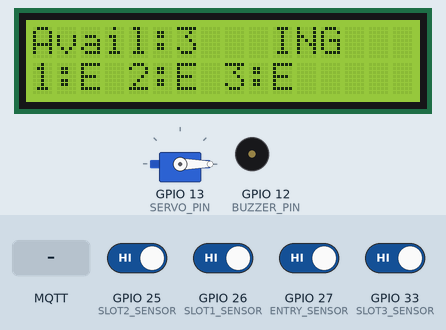
Recording of a sketch running on a simulated ESP32. On the bench: servo, 16×2 character LCD, buzzer (waves = sounding). The test bench sets the inputs (shaded band); at power-on: GPIO 25 (SLOT2_SENSOR), GPIO 26 (SLOT1_SENSOR), GPIO 27 (ENTRY_SENSOR), GPIO 33 (SLOT3_SENSOR) HIGH. WiFi joins after 1.5 s; servers stay silent unless stated; random numbers use the default seed unless the sketch sets one; no MQTT or app messages arrive unless stated.

Above: at 2.7 s.
2.8 s: GPIO 27 (ENTRY_SENSOR) driven LOW
At 3.9 s:
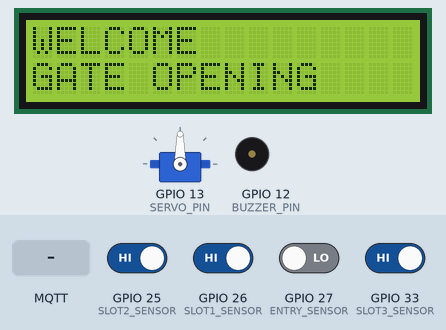
4.6 s: GPIO 25 (SLOT2_SENSOR) driven LOW
At 7.3 s:
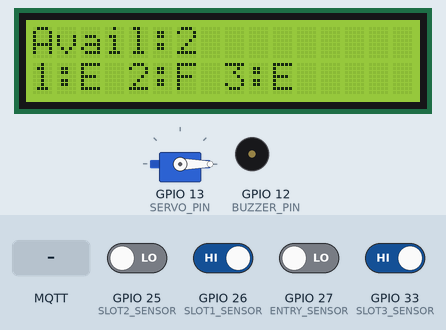
7.6 s: GPIO 26 (SLOT1_SENSOR) driven LOW
At 8.5 s:
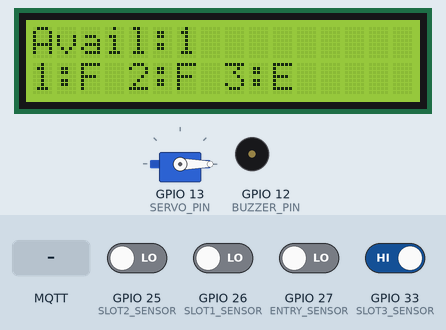
9.3 s: GPIO 33 (SLOT3_SENSOR) driven LOW
At 10.6 s:
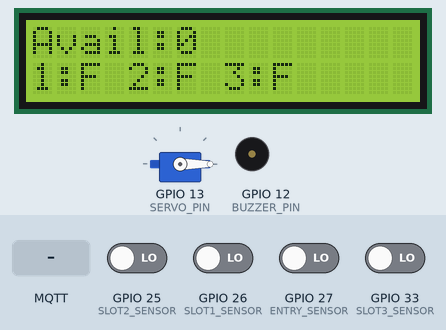
10.9 s: GPIO 25 (SLOT2_SENSOR) driven HIGH
At 11.6 s:
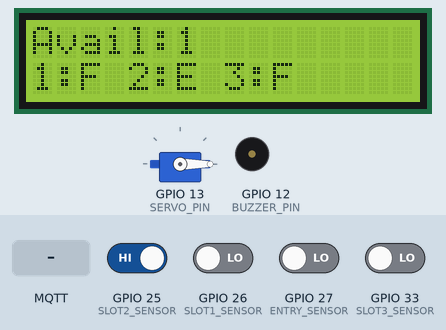
12.5 s: MQTT message "book" arrives on the second subscribed topic
At 12.75 s:
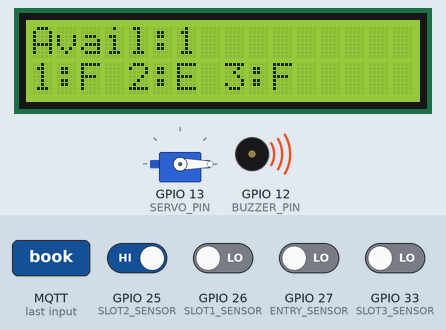
Timing chart, 0 to 15.3 s (numbered marks = the images above; inputs shaded):
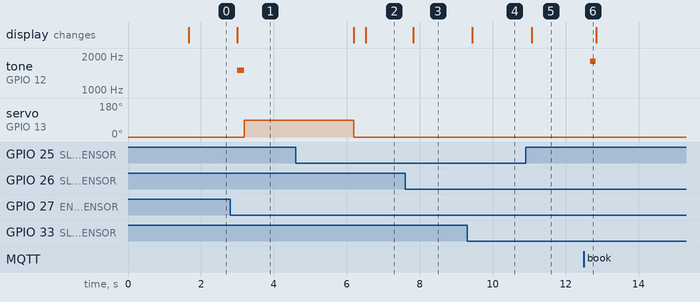

The sketch:

Car_parking_arduino.ino
```cpp
#include <Wire.h>
#include <LiquidCrystal_I2C.h>
#include <ESP32Servo.h>
#include <WiFi.h>
#include <PubSubClient.h>

// Wi-Fi and MQTT Network Configuration
const char* ssid = "Meera's S24";
const char* password = "200meera";
const char* mqtt_server = "broker.hivemq.com";

WiFiClient espClient;
PubSubClient client(espClient);
LiquidCrystal_I2C lcd(0x27, 16, 2);
Servo gate;

// Hardware Pin Definitions
#define ENTRY_SENSOR 27
#define SLOT1_SENSOR 26
#define SLOT2_SENSOR 25
#define SLOT3_SENSOR 33
#define SERVO_PIN 13
#define BUZZER_PIN 12

bool entryTriggered = false;

// Hardware Tracking States: 'E' = Empty, 'F' = Full (Occupied), 'R' = Reserved
char slot1_status = 'E';
char slot2_status = 'E';
char slot3_status = 'E';

void setup() {
  Serial.begin(115200);
  pinMode(ENTRY_SENSOR, INPUT);
  pinMode(SLOT1_SENSOR, INPUT);
  pinMode(SLOT2_SENSOR, INPUT);
  pinMode(SLOT3_SENSOR, INPUT);

  gate.attach(SERVO_PIN);
  gate.write(0); // Ensure gate starts closed

  ledcAttach(BUZZER_PIN, 2000, 8);

  lcd.init();
  lcd.backlight();
  lcd.setCursor(0, 0);
  lcd.print("SMART PARKING");
  lcd.setCursor(0, 1);
  lcd.print("SYSTEM READY");

  WiFi.begin(ssid, password);
  while (WiFi.status() != WL_CONNECTED) { delay(500); }

  client.setServer(mqtt_server, 1883);
  client.setCallback(callback); // Link the incoming web reservation handler
}

// Handles Incoming Web Reservation Commands
void callback(char* topic, byte* payload, unsigned int length) {
  String message = "";
  for (int i = 0; i < length; i++) { message += (char)payload[i]; }
  String topicStr = String(topic);

  // Sound buzzer to confirm incoming web command handshake
  ledcWriteTone(BUZZER_PIN, 1800);
  delay(150);
  ledcWriteTone(BUZZER_PIN, 0);

  if (topicStr == "idp/parking/reserve1") {
    if (message == "book") slot1_status = 'R';
    else if (message == "release") slot1_status = 'E';
  }
  if (topicStr == "idp/parking/reserve2") {
    if (message == "book") slot2_status = 'R';
    else if (message == "release") slot2_status = 'E';
  }
  if (topicStr == "idp/parking/reserve3") {
    if (message == "book") slot3_status = 'R';
    else if (message == "release") slot3_status = 'E';
  }
}

void reconnect() {
  while (!client.connected()) {
    String clientId = "ESP32_SmartPark_" + String(random(0, 9999));
    if (client.connect(clientId.c_str())) {
      // Subscribe to web dashboard reservation channels
      client.subscribe("idp/parking/reserve1");
      client.subscribe("idp/parking/reserve2");
      client.subscribe("idp/parking/reserve3");
    } else {
      delay(2000);
    }
  }
}

void loop() {
  if (!client.connected()) { reconnect(); }
  client.loop();

  // Read infrared slot proximity levels
  int r1 = digitalRead(SLOT1_SENSOR);
  int r2 = digitalRead(SLOT2_SENSOR);
  int r3 = digitalRead(SLOT3_SENSOR);

  // Physical occupancy takes logic priority over a digital reservation
  if (r1 == LOW) { slot1_status = 'F'; client.publish("idp/parking/slot1", "occupied"); }
  else if (slot1_status == 'F') { slot1_status = 'E'; client.publish("idp/parking/slot1", "free"); }
  else if (slot1_status == 'R') { client.publish("idp/parking/slot1", "reserved"); }
  else { client.publish("idp/parking/slot1", "free"); }

  if (r2 == LOW) { slot2_status = 'F'; client.publish("idp/parking/slot2", "occupied"); }
  else if (slot2_status == 'F') { slot2_status = 'E'; client.publish("idp/parking/slot2", "free"); }
  else if (slot2_status == 'R') { client.publish("idp/parking/slot2", "reserved"); }
  else { client.publish("idp/parking/slot2", "free"); }

  if (r3 == LOW) { slot3_status = 'F'; client.publish("idp/parking/slot3", "occupied"); }
  else if (slot3_status == 'F') { slot3_status = 'E'; client.publish("idp/parking/slot3", "free"); }
  else if (slot3_status == 'R') { client.publish("idp/parking/slot3", "reserved"); }
  else { client.publish("idp/parking/slot3", "free"); }

  // Compute remaining open space availability
  int available = 0;
  if (slot1_status == 'E') available++;
  if (slot2_status == 'E') available++;
  if (slot3_status == 'E') available++;

  // Update physical I2C LCD readout screen
  lcd.setCursor(0, 0);
  lcd.print("Avail:"); lcd.print(available); lcd.print("   ");

  lcd.setCursor(0, 1);
  lcd.print("1:"); lcd.print(slot1_status);
  lcd.print(" 2:"); lcd.print(slot2_status);
  lcd.print(" 3:"); lcd.print(slot3_status);
  lcd.print("   ");

  // Check Entry Barrier Sensor Status
  if (digitalRead(ENTRY_SENSOR) == LOW && !entryTriggered) {
    entryTriggered = true;
    if (available > 0) {
      client.publish("idp/parking/gate", "open"); // Broadcast status: OPEN

      lcd.clear();
      lcd.setCursor(0, 0); lcd.print("WELCOME");
      lcd.setCursor(0, 1); lcd.print("GATE OPENING");

      ledcWriteTone(BUZZER_PIN, 1500); delay(200); ledcWriteTone(BUZZER_PIN, 0);
      gate.write(90);
      delay(3000); // Hold open gate for 3 seconds
      gate.write(0);

      client.publish("idp/parking/gate", "closed"); // Broadcast status: CLOSED
      lcd.clear();
    } else {
      lcd.clear();
      lcd.setCursor(0, 0); lcd.print("PARKING FULL");
      lcd.setCursor(0, 1); lcd.print("TRY LATER");
      for (int i = 0; i < 3; i++) {
        ledcWriteTone(BUZZER_PIN, 1000); delay(300); ledcWriteTone(BUZZER_PIN, 0); delay(200);
      }
      delay(1500);
      lcd.clear();
    }
  }

  if (digitalRead(ENTRY_SENSOR) == HIGH) { entryTriggered = false; }
  delay(300);
}
```

Measured:
- after the input at 2.8 s, tone on GPIO 12 (BUZZER_PIN): silent → 1500 Hz after 0.19 s, → silent 0.20 s later; servo on GPIO 13 (SERVO_PIN): 0° → 90° after 0.39 s; the display: changes after 0.19 s (image 1)
- after the input at 7.6 s, the display: changes after 0.22 s (image 3)
- after the input at 9.3 s, the display: changes after 0.14 s (image 4)
- after the input at 10.9 s, the display: changes after 0.17 s (image 5)
- after the input at 12.5 s, tone on GPIO 12 (BUZZER_PIN): silent → 1800 Hz after 0.17 s, → silent 0.15 s later
